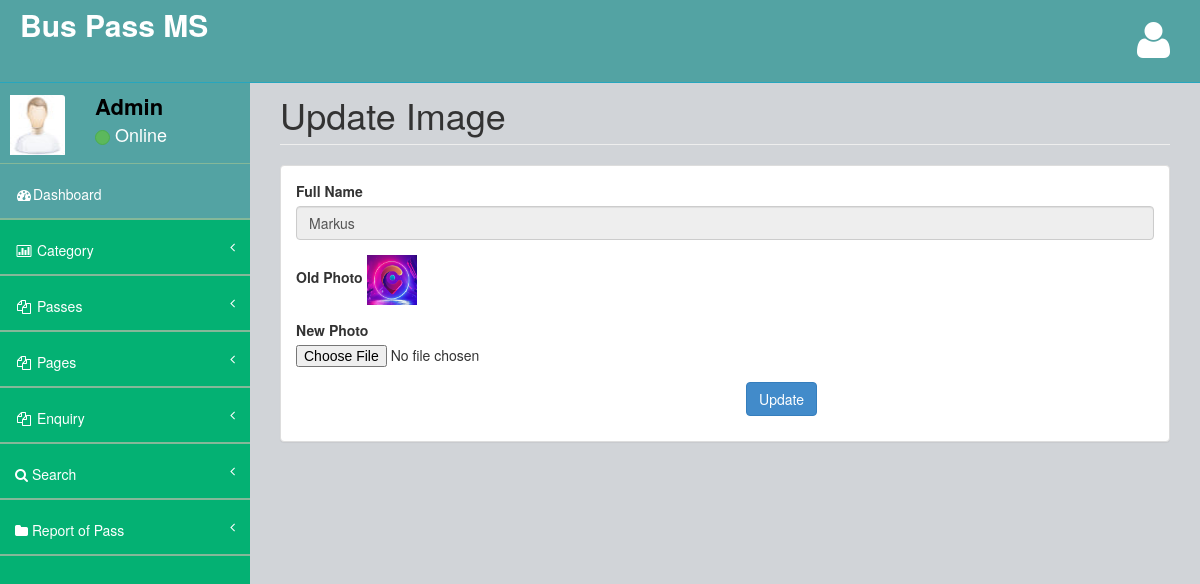
The page /admin/changeimage.php?editid=7 (signed in) on the database its author committed.
### tables this page shows
CREATE TABLE `tblpass` (
  `ID` int(10) NOT NULL,
  `PassNumber` varchar(200) DEFAULT NULL,
  `FullName` varchar(200) DEFAULT NULL,
  `ProfileImage` varchar(200) DEFAULT NULL,
  `ContactNumber` bigint(10) DEFAULT NULL,
  `Email` varchar(200) DEFAULT NULL,
  `IdentityType` varchar(200) DEFAULT NULL,
  `IdentityCardno` varchar(200) DEFAULT NULL,
  `Category` varchar(100) DEFAULT NULL,
  `Source` varchar(200) DEFAULT NULL,
  `Destination` varchar(200) DEFAULT NULL,
  `FromDate` varchar(200) DEFAULT NULL,
  `ToDate` varchar(200) DEFAULT NULL,
  `Cost` decimal(10,0) DEFAULT NULL,
  `PasscreationDate` timestamp NULL DEFAULT current_timestamp()
);

### admin/changeimage.php (the view, shortened to what this page needs)
<?php
include('includes/dbconnection.php');
if (strlen($_SESSION['bpmsaid']==0)) {
  header('location:logout.php');
  } else{
?>
<!DOCTYPE html>
<html>
<head>
    <link href="assets/plugins/bootstrap/bootstrap.css" rel="stylesheet" />
    <link href="assets/font-awesome/css/font-awesome.css" rel="stylesheet" />
    <link href="assets/plugins/pace/pace-theme-big-counter.css" rel="stylesheet" />
   <link href="assets/css/style.css" rel="stylesheet" />
      <link href="assets/css/main-style.css" rel="stylesheet" />
</head>
<body>
    <div id="wrapper">
      <?php include_once('includes/header.php');?>
        <?php include_once('includes/sidebar.php');?>
          <div id="page-wrapper">
            <div class="row">
                <div class="col-lg-12">
                    <h1 class="page-header">Update Image</h1>
                </div>
            </div>
            <div class="row">
                <div class="col-lg-12">
                    <div class="panel panel-default">
                        <div class="panel-body">
                            <div class="row">
                                <div class="col-lg-12">
                                    <form method="post" enctype="multipart/form-data">
                                      <?php
$eid=$_GET['editid'];
$sql="SELECT * from  tblpass where ID=$eid";
$query = $dbh -> prepare($sql);
$query->execute();
$results=$query->fetchAll(PDO::FETCH_OBJ);
$cnt=1;
if($query->rowCount() > 0)
{
foreach($results as $row)
{               ?>
                   <div class="form-group"> <label for="exampleInputEmail1">Full Name</label> <input type="text" name="fullname" value="<?php  echo $row->FullName;?>" class="form-control" readonly='true'> </div>
    <div class="form-group"> <label for="exampleInputEmail1">Old Photo</label> <img src="images/<?php echo $row->ProfileImage;?>" width="50" height="50" value="<?php  echo $row->ProfileImage;?>"> </div>
   <div class="form-group"> <label for="exampleInputEmail1">New Photo</label> <input type="file" name="propic" accept="image/*"> </div>
     <?php $cnt=$cnt+1;}} ?>
     <p style="padding-left: 450px"><button type="submit" class="btn btn-primary" name="submit" id="submit">Update</button></p> </form>
                                </div>
                            </div>
                        </div>
                    </div>
                </div>
            </div>
        </div>
    </div>
</body>
</html>
<?php }  ?>

### admin/includes/sidebar.php (shortened to what this page needs)
<?php
include('includes/dbconnection.php');
?>
        <nav class="navbar-default navbar-static-side" role="navigation">
            <div class="sidebar-collapse">
                <ul class="nav" id="side-menu">
                    <li>
                        <div class="user-section">
                            <div class="user-section-inner">
                                <img src="assets/img/user.jpg" alt="">
                            </div>
                            <div class="user-info">
                                <?php
$aid=$_SESSION['bpmsaid'];
$sql="SELECT AdminName from  tbladmin where ID=:aid";
$query = $dbh -> prepare($sql);
$query->bindParam(':aid',$aid,PDO::PARAM_STR);
$query->execute();
$results=$query->fetchAll(PDO::FETCH_OBJ);
$cnt=1;
if($query->rowCount() > 0)
{
foreach($results as $row)
{               ?>
                                <div><strong><?php  echo $row->AdminName;?></strong></div>
                                <div class="user-text-online">
                                    <span class="user-circle-online btn btn-success btn-circle "></span>&nbsp;Online
                                </div>
                            </div>
                            <?php $cnt=$cnt+1;}} ?>
                        </div>
                    </li>
                    <li class="selected">
                        <a href="dashboard.php"><i class="fa fa-dashboard fa-fw"></i>Dashboard</a>
                    </li>
                    <li>
                        <a href="#"><i class="fa fa-bar-chart-o fa-fw"></i> Category<span class="fa arrow"></span></a>
                    </li>
                    <li>
                        <a href="#"><i class="fa fa-files-o fa-fw"></i> Passes<span class="fa arrow"></span></a>
                    </li>
                    <li>
                        <a href="#"><i class="fa fa-files-o fa-fw"></i> Pages<span class="fa arrow"></span></a>
                    </li>
                    <li>
                        <a href="#"><i class="fa fa-files-o fa-fw"></i> Enquiry<span class="fa arrow"></span></a>
                    </li>
                    <li>
                        <a href="search-pass.php"><i class="fa fa-search"></i>  Search<span class="fa arrow"></span></a>
                        </li>
                        <li>
                        <a href="pass-bwdates-report.php"><i class="fa fa-folder"></i>  Report of Pass<span class="fa arrow"></span></a>
                        </li>
                </ul>
            </div>
        </nav>

### admin/assets/css/style.css (style rules this page uses)
body { background-color: #f8f8f8; }
#wrapper { width: 100%; margin-top: 55px!important; background-color:#04B173; }
#page-wrapper { padding: 0 15px; min-height: 568px; background-color:rgb(209, 212, 216); }
.navbar-static-side ul li { border-bottom:1px solid #84B899 !important; }
.arrow { float: right; }
.fa.arrow:before { content: "\f104"; }
@media (min-width:768px) { .navbar-static-side { z-index: 1; position: absolute; width: 250px; } }
.btn-circle { width: 30px; height: 30px; padding: 6px 0; border-radius: 15px; text-align: center; font-size: 12px; line-height: 1.428571429; }

### admin/assets/css/main-style.css (style rules this page uses)
.user-section-inner { height: 65px; width: 65px; -moz-border-radius: 3px; -webkit-border-radius: 3px; border-radius: 3px; overflow: hidden; display: inline-block; float: left; margin-right: 15px; margin-top: 20px; }
.user-section-inner img { margin-left:10px; width:55px; height:60px; }
.user-info { display: block; color:#000!important; display: inline-block; padding: 15px; margin-bottom: 0px }
.user-text-online { font-size:18px; color:#fff }
.user-circle-online { width: 15px!important; height: 15px!important; }
.nav > li > a { padding: 20px 15px; }
#side-menu { background-color:#04B173; }
#side-menu a { color:#fff; border-bottom: 1px solid #84B899 !important; height: 55px; }
.selected { background-color:rgb(83, 163, 163); }
.navbar-default { border-color: #27A6BE; }
@media (min-width:768px) { #page-wrapper { position: inherit; margin: 0 0 0 250px; padding: 0 30px; min-height: 1000px; } }

### rows shown on the page
tblpass: fullname "Markus", ProfileImage (picture)

### other values the page prints
$row->AdminName "Admin"
